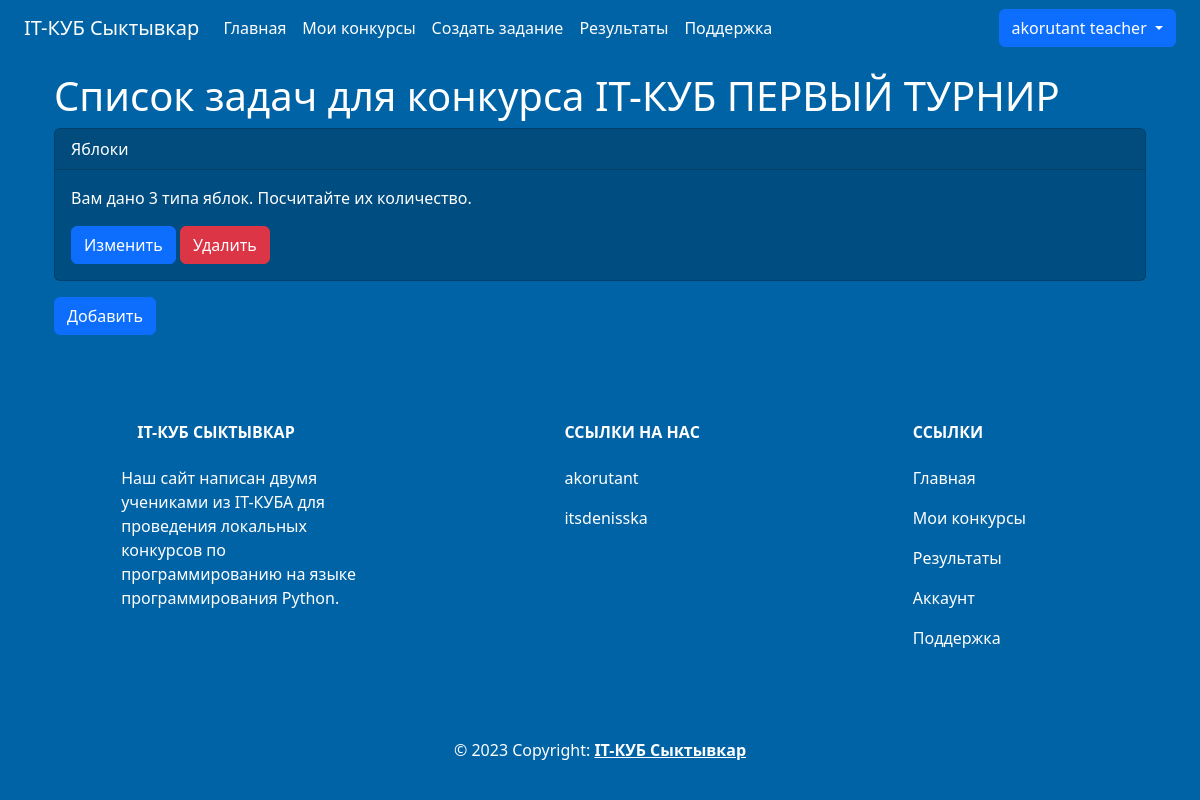
The page /tasks/1 (signed in) on the database as committed earlier.
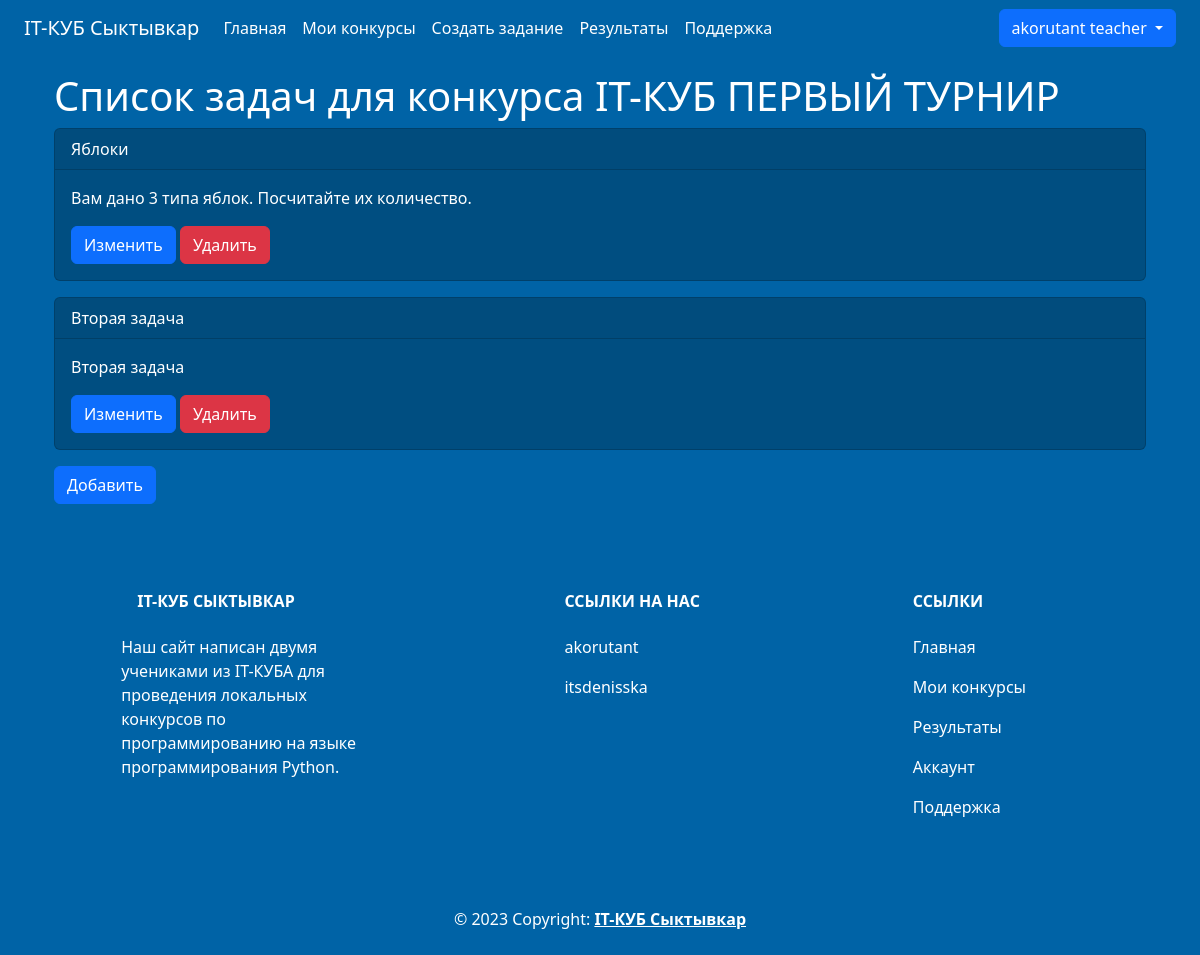
The same page on the database as committed later.
### data/users.py (models this page shows, shortened)
class User(SqlAlchemyBase, UserMixin):
    __tablename__ = 'users'
    id = sqlalchemy.Column(sqlalchemy.Integer,
                           primary_key=True, autoincrement=True)
    login = sqlalchemy.Column(sqlalchemy.String, nullable=False)
    firstname = sqlalchemy.Column(sqlalchemy.String, nullable=False)
    surname = sqlalchemy.Column(sqlalchemy.String, nullable=False)
    patronymic = sqlalchemy.Column(sqlalchemy.String, nullable=False)
    job_title = sqlalchemy.Column(sqlalchemy.String, nullable=False)
    email = sqlalchemy.Column(sqlalchemy.String,
                              index=True, unique=True, nullable=False)
    hashed_password = sqlalchemy.Column(sqlalchemy.String, nullable=False)
    count_contests = sqlalchemy.Column(sqlalchemy.Integer, nullable=False, default=0)
    count_wins = sqlalchemy.Column(sqlalchemy.Integer, nullable=False, default=0)
    avatar = sqlalchemy.Column(sqlalchemy.String, nullable=True)
    created_date = sqlalchemy.Column(sqlalchemy.DateTime,
                                     default=datetime.now)
    contest_results = orm.relationship('ContestResults', backref='user')

### data/contests.py (models this page shows)
class Contest(SqlAlchemyBase):
    __tablename__ = "contests"
    id = sqlalchemy.Column(sqlalchemy.Integer,
                           primary_key=True, autoincrement=True)
    title = sqlalchemy.Column(sqlalchemy.String, nullable=False, unique=True)
    description = sqlalchemy.Column(sqlalchemy.String, nullable=False)
    author_id = sqlalchemy.Column(sqlalchemy.Integer,
                                  sqlalchemy.ForeignKey("teachers.user_id"))
    join_deadline = sqlalchemy.Column(sqlalchemy.DateTime, nullable=False)
    end_deadline = sqlalchemy.Column(sqlalchemy.DateTime, nullable=False)
    teacher = orm.relationship('Teacher')
    tasks = orm.relationship('Task', secondary='contest_to_task', backref='contest')
    contest_results = orm.relationship("ContestResults")

### data/tasks.py (models this page shows)
class Task(SqlAlchemyBase):
    __tablename__ = "tasks"
    id = sqlalchemy.Column(sqlalchemy.Integer,
                           primary_key=True, autoincrement=True)
    title = sqlalchemy.Column(sqlalchemy.String, nullable=False)
    description = sqlalchemy.Column(sqlalchemy.String, nullable=False)
    input = sqlalchemy.Column(sqlalchemy.String, nullable=False)
    output = sqlalchemy.Column(sqlalchemy.String, nullable=False)
    author_id = sqlalchemy.Column(sqlalchemy.Integer, sqlalchemy.ForeignKey("teachers.user_id"))
    teacher = orm.relationship("Teacher")
    contests = orm.relationship('Contest', secondary='contest_to_task', backref='task')

### main.py (the view)
@app.route("/tasks/<int:contest_id>", methods=['GET', 'POST'])
@login_required
def tasks(contest_id):
    form = AddTasksToContestForm()
    db_sess = db_session.create_session()
    tasks_data = db_sess.query(Task).filter(
        Task.author_id == current_user.id).all()
    contest_data = db_sess.query(Contest).filter(
        Contest.id == contest_id).first()
    if form.validate_on_submit():
        task_id = request.form.get('id')
        task = db_sess.query(Task).filter(Task.id == task_id).first()
        contest_data.tasks.append(task)
        db_sess.commit()
    if not tasks_data:
        return redirect(url_for("tasks_add",
                                contest_id=contest_id))
    return render_template("tasks.html",
                           title="Список конкурсов",
                           tasks=tasks_data,
                           contest=contest_data,
                           form=form)

### data/db_session.py (called while the page is built)
def create_session() -> Session:
    global __factory
    return __factory()

### main.py (called while the page is built)
@login_manager.user_loader
def load_user(user_id):
    db_sess = db_session.create_session()
    return db_sess.query(User).get(user_id)

### templates/tasks.html (shortened to what this page needs)
{% extends "base.html" %} {% block content %}
<div class="container mt-3 text-white">
    <h1>Список задач для конкурса {{ contest.title }}</h1>
    {% for task in contest.tasks %}
    <div class="card card-background mb-3">
        <div class="card-header text-white">{{ task.title }}</div>
        <div class="card-body text-white">
            <p class="card-text">{{ task.description }}</p>
            <a href="{{ url_for('task_edit', contest_id=contest.id, id=task.id) }}" class="btn btn-primary">Изменить</a>
            <a href="{{ url_for('task_delete', id=task.id, contest_id=contest.id) }}" class="btn btn-danger">Удалить</a>
        </div>
    </div>
    {% endfor %}
    <button class="btn btn-primary" type="button" data-bs-toggle="modal"
            data-bs-target="#NotificationModal" style="margin-right: 10px;"> Добавить
    </button>
</div>
{% endblock %}

### templates/base.html (shortened to what this page needs)
<!DOCTYPE html>
<html lang="ru">
<head>
    <link
            rel="stylesheet"
            href="https://stackpath.bootstrapcdn.com/bootstrap/4.4.1/css/bootstrap.min.css"
    />
    <link
            href="https://cdn.jsdelivr.net/npm/bootstrap@5.3.0-alpha3/dist/css/bootstrap.min.css"
            rel="stylesheet"
    />
    <link rel="stylesheet" href="{{ url_for('static', filename='css/style.css') }}"/>
</head>
<body class="navbar-background">
<header class="container-fluid navbar-background">
    <nav class="navbar navbar-expand-lg navbar-background">
        <div class="container-fluid">
            <a class="navbar-brand text-white" href="{{ url_for('index') }}">IT-КУБ Сыктывкар</a>
            <div
                    class="collapse navbar-collapse justify-content-between"
                    id="navbarSupportedContent"
            >
                <ul class="navbar-nav me-auto mb-2 mb-lg-0">
                    <li class="nav-item">
                        <a
                                class="nav-link active text-white"
                                aria-current="page"
                                href="{{ url_for('index') }}"
                        >Главная</a
                        >
                    </li>
                    {% if current_user.is_authenticated %}
                    {% if current_user.job_title == "teacher" %}
                    <li>
                        <a class="nav-link text-white" href="{{ url_for('contests_teacher') }}">Мои конкурсы</a>
                    </li>
                    <li>
                        <a class="nav-link text-white" href="{{ url_for('tasks_add') }}">Создать задание</a>
                    </li>
                    {% endif %}
                    <li class="nav-item">
                        <a class="nav-link text-white" href="{{ url_for('results') }}">Результаты</a>
                    </li>
                    {% endif %}
                    <li class="nav-item">
                        <a class="nav-link text-white" href="{{ url_for('help') }}">Поддержка</a>
                    </li>
                </ul>
                <div>
                    {% if current_user.is_authenticated %}
                    <div class="btn-group dropdown-center">
                        <button type="button" class="btn btn-primary dropdown-toggle"
                                data-bs-toggle="dropdown"
                                aria-expanded="false">
                            {{ current_user.login }}
                        </button>
                    </div>
                    {% else %}
                    <a class="btn btn-primary" href="{{ url_for('login') }}">Войти</a>
                    <a class="btn btn-primary" href="{{ url_for('register') }}">Регистрация</a>
                    {% endif %}
                </div>
            </div>
        </div>
    </nav>
</header>
<main role="main" class="container">
    {% block content %} {% endblock %}
</main>
<footer class="text-center text-lg-start navbar-background text-muted">
    <section
            class="d-flex justify-content-center justify-content-lg-between p-4"
    >
        <div class="container text-center text-md-start mt-5 text-white">
            <div class="row mt-3">
                <div class="col-md-3 col-lg-4 col-xl-3 mx-auto mb-4">
                    <h6 class="text-uppercase fw-bold mb-4">
                        IT-КУБ Сыктывкар
                    </h6>
                    <p>Наш сайт написан двумя учениками из IT-КУБА для проведения локальных конкурсов по программированию на языке программирования Python.</p>
                </div>
                <div class="col-md-2 col-lg-2 col-xl-2 mx-auto mb-4">
                    <h6 class="text-uppercase fw-bold mb-4">Ссылки на нас</h6>
                    <p>
                        <a href="https://akoru.works/" class="nav-link text-white">akorutant</a>
                    </p>
                    <p>
                        <a href="https://t.me/itsdenisska" class="nav-link text-white">itsdenisska</a>
                    </p>
                </div>
                <div class="col-md-3 col-lg-2 col-xl-2 mx-auto mb-4">
                    <h6 class="text-uppercase fw-bold mb-4">Ссылки</h6>
                    <p>
                        <a href="{{ url_for('index') }}" class="nav-link text-white">Главная</a>
                    </p>
                    {% if current_user.is_authenticated %}
                    {% if current_user.job_title == "teacher" %}
                    <p>
                        <a class="nav-link text-white" href="{{ url_for('contests_teacher') }}">Мои конкурсы</a>
                    </p>
                    {% endif %}
                    <p>
                        <a href="{{ url_for('results') }}" class="nav-link text-white">Результаты</a>
                    </p>
                    <p>
                        <a class="nav-link text-white" href="{{ url_for('account', user_id=current_user.id) }}">Аккаунт</a>
                    </p>
                    {% endif %}
                    <p>
                        <a href="{{ url_for('help') }}" class="nav-link text-white">Поддержка</a>
                    </p>
                </div>
            </div>
        </div>
    </section>
    <div class="text-center p-4 text-white">
        © 2023 Copyright:
        <a class="text-reset fw-bold" href="{{ url_for('index') }}">IT-КУБ Сыктывкар</a>
    </div>
</footer>
</body>
</html>

### static/css/style.css (style rules this page uses)
.navbar-background { background-color: #0063a6; }
.card-background { background-color: #004e81; }

Rows that differ between the two databases and show on the page:
added Task: title "Вторая задача", description "Вторая задача"
